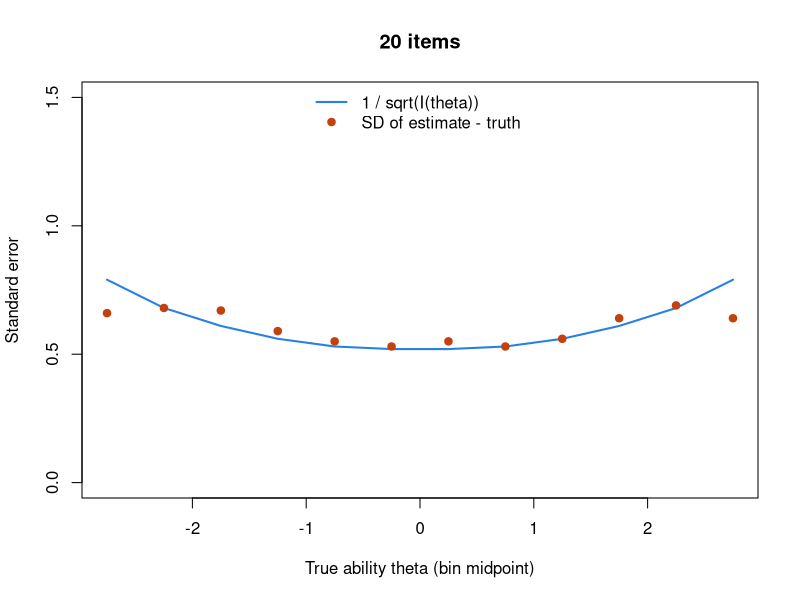

R code for this plot:
# Does 1/sqrt(I(theta)) describe how far ability estimates really fall from the truth?
# Simulate Rasch responses from a test with a chosen difficulty profile, estimate each
# respondent's theta by maximum likelihood (item difficulties treated as known), and
# compare the spread of the errors within bins of true theta with the conditional SEM.
# Base R only; runs in a second or two.
set.seed(36)
np <- 4000                        # respondents
b  <- seq(-2, 2, length.out = 20) # item difficulties: try rep(1, 20), or seq(-2, 2, length.out = 5)
th <- runif(np, -3, 3)            # true abilities, spread evenly so every bin has respondents

p    <- plogis(outer(th, b, "-"))
resp <- matrix(rbinom(length(p), 1, p), np, length(b))
r    <- rowSums(resp)

# Test information under the Rasch model: the sum over items of p(1 - p).
info <- function(t) sapply(t, function(x) sum(plogis(x - b) * (1 - plogis(x - b))))

# Maximum-likelihood theta for one respondent. The Rasch score equation says the
# expected sum score equals the observed one; solve it. A respondent with every item
# right (or wrong) has no finite estimate: we set those aside and count them.
ml <- function(score) uniroot(function(t) sum(plogis(t - b)) - score, c(-10, 10))$root
finite <- r > 0 & r < length(b)
th_hat <- rep(NA, np)
th_hat[finite] <- sapply(r[finite], ml)

bins <- cut(th, seq(-3, 3, by = 0.5))
mid  <- seq(-2.75, 2.75, by = 0.5)
out <- data.frame(
  theta = mid,
  n_no_estimate = as.vector(tapply(!finite, bins, sum)),
  empirical_sd  = round(as.vector(tapply(th_hat - th, bins, sd, na.rm = TRUE)), 2),
  csem          = round(1 / sqrt(info(mid)), 2))
print(out, row.names = FALSE)

plot(mid, out$csem, type = "l", lwd = 2, col = "#2780e3", ylim = c(0, 1.5),
     xlab = "True ability theta (bin midpoint)", ylab = "Standard error",
     main = paste(length(b), "items"))
points(mid, out$empirical_sd, pch = 19, col = "#c2410c")
legend("top", c("1 / sqrt(I(theta))", "SD of estimate - truth"), lwd = c(2, NA),
       pch = c(NA, 19), col = c("#2780e3", "#c2410c"), bty = "n")
